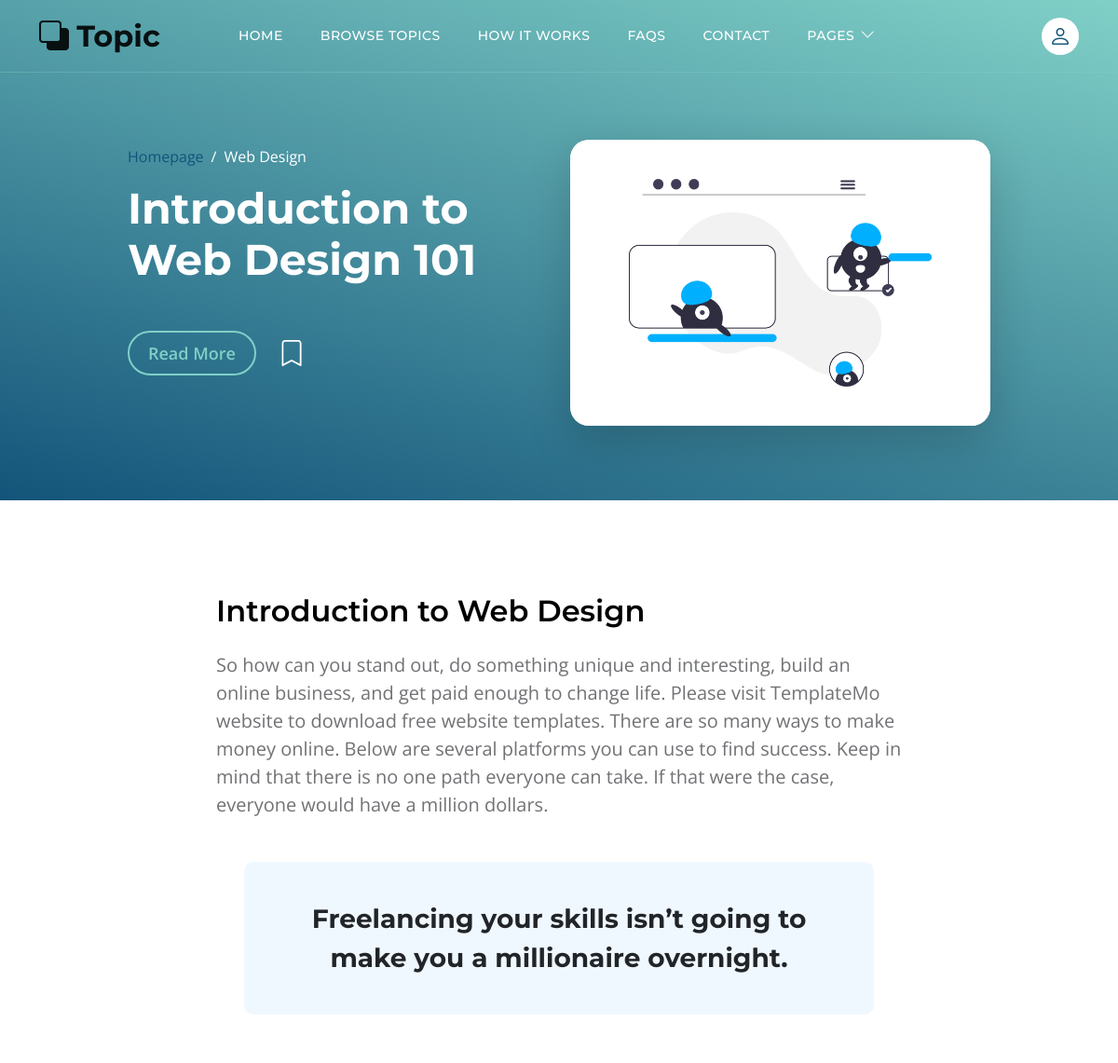
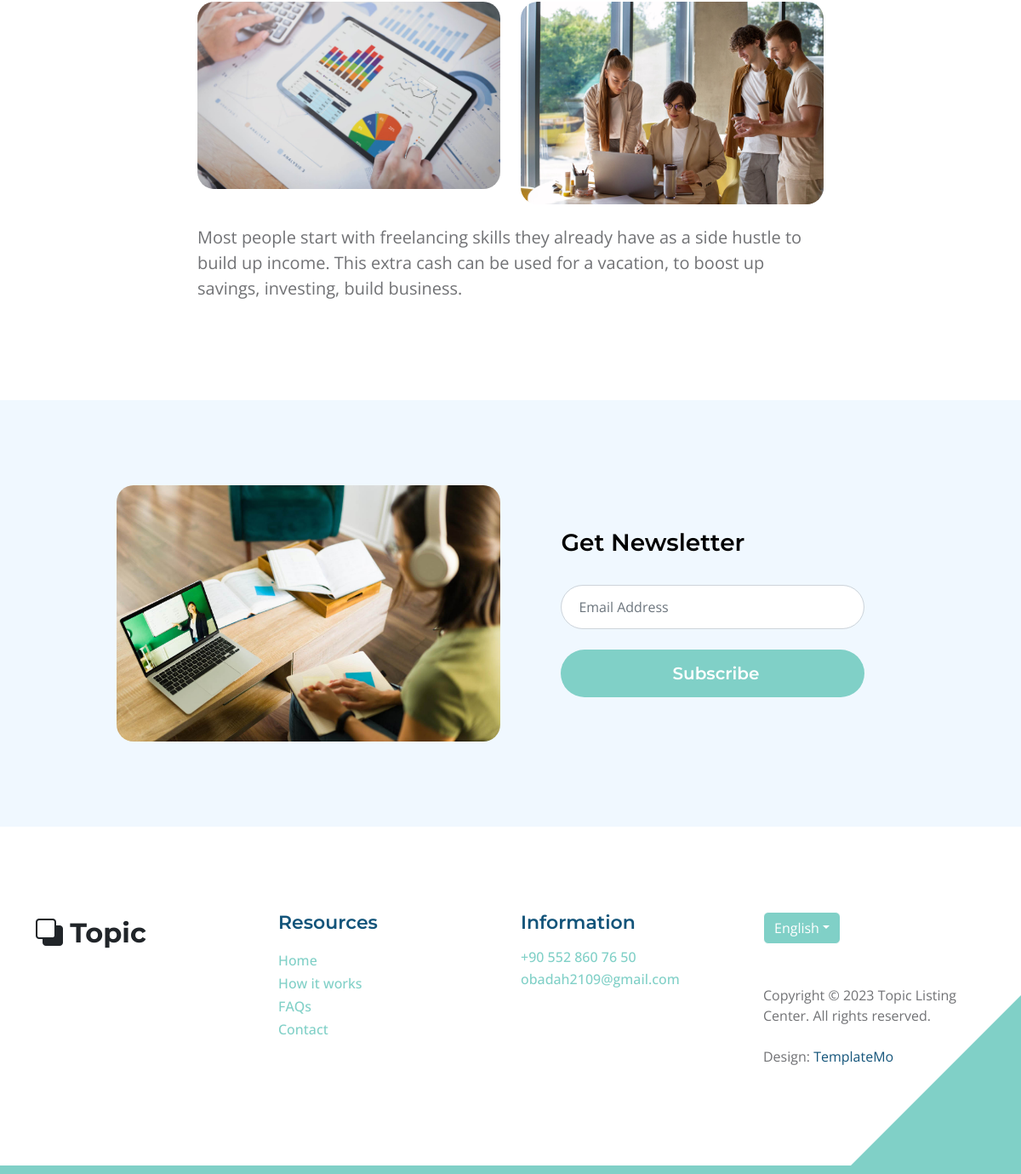
The app's page /topics-detail/2 with its own data (2 pictures, top to bottom).
### topic/models.py (models this page shows, shortened)
class Card(models.Model):
    title = models.CharField(max_length = 250)
    subtitle = models.CharField(max_length = 250)
    number = models.PositiveSmallIntegerField()
    page = models.OneToOneField('Page', on_delete = models.CASCADE)

class Page(models.Model):
    intro = models.CharField(max_length = 250)
    title = models.CharField(max_length = 250)
    body1 = models.TextField()
    img = models.ImageField()
    img1 = models.ImageField(null = True, blank = True, )
    img2 = models.ImageField(null = True, blank = True, )
    quote = models.CharField(null = True, blank = True, max_length = 250)
    body2 = models.TextField(null = True, blank = True)
    tag = models.ForeignKey('Tag', on_delete=models.CASCADE)

### topic/views.py (the view)
# urls.py: path('topics-detail/<int:card_id>', views.detail, name = 'detail'),
def detail(request, card_id):
    form = NewsForm()
    if request.method == 'POST':
        form = NewsForm(request.POST)
        if form.is_valid():
            form.save()
            messages.success(request, 'Your email was saved successfully')
            form = NewsForm()
    return render(request, 'topics-detail.html', {'form': form, 'card': Card.objects.get(id = card_id)})

### topic/forms.py
class NewsForm(forms.ModelForm):
    class Meta:
        model = Email
        fields = '__all__'
        widgets = {
            'email': forms.EmailInput({'placeholder': 'Email Address', 'class': 'form-control', 'id': 'subscribe-email'}),
        }

### topic/templates/topics-detail.html (shortened to what this page needs)
<!doctype html>
{% load static %}
<html lang="en">
    {% include 'header.html' %}
    <body id="top">
        <main>
            {% include 'navbar.html' %}
            <header class="site-header d-flex flex-column justify-content-center align-items-center">
                <div class="container">
                    <div class="row justify-content-center align-items-center">
                        <div class="col-lg-5 col-12 mb-5">
                            <nav aria-label="breadcrumb">
                                <ol class="breadcrumb">
                                    <li class="breadcrumb-item"><a href="{% url 'home' %}">Homepage</a></li>
                                    <li class="breadcrumb-item active" aria-current="page">{{ card.title }}</li>
                                </ol>
                            </nav>
                            <h2 class="text-white">{{ card.page.intro }}</h2>
                            <div class="d-flex align-items-center mt-5">
                                <a href="#topics-detail" class="btn custom-btn custom-border-btn smoothscroll me-4">Read More</a>
                                <a href="#top" class="custom-icon bi-bookmark smoothscroll"></a>
                            </div>
                        </div>
                        <div class="col-lg-5 col-12">
                            <div class="topics-detail-block bg-white shadow-lg">
                                <img src="{% static 'images/' %}{{ card.page.img }}" class="topics-detail-block-image img-fluid">
                            </div>
                        </div>
                    </div>
                </div>
            </header>
            <section class="topics-detail-section section-padding" id="topics-detail">
                <div class="container">
                    <div class="row">
                        <div class="col-lg-8 col-12 m-auto">
                            <h3 class="mb-4">{{ card.page.title }}</h3>
                            <p>{{ card.page.body1 }}</p>
                            <blockquote>{{ card.page.quote }}</blockquote>
                            <div class="row my-4">
                                {% if card.page.img1 %}
                                <div class="col-lg-6 col-md-6 col-12">
                                    <img src="{% static 'images/' %}{{ card.page.img1 }}" class="topics-detail-block-image img-fluid">
                                </div>
                                {% endif %}
                                {% if card.page.img2 %}
                                <div class="col-lg-6 col-md-6 col-12 mt-4 mt-lg-0 mt-md-0">
                                    <img src="{% static 'images/' %}{{ card.page.img2 }}" class="topics-detail-block-image img-fluid">
                                </div>
                                {% endif %}
                            </div>
                            <p>{{ card.page.body2 }}</p>
                        </div>
                    </div>
                </div>
            </section>
            <section class="section-padding section-bg">
                <div class="container">
                    <div class="row justify-content-center">
                        <div class="col-lg-5 col-12">
                            <img src="{% static 'images/rear-view-young-college-student.jpg' %}" class="newsletter-image img-fluid" alt="">
                        </div>
                        <div class="col-lg-5 col-12 subscribe-form-wrap d-flex justify-content-center align-items-center">
                            <form class="custom-form subscribe-form" action="#" method="post" role="form">
                                <h4 class="mb-4 pb-2">Get Newsletter</h4>
                                {{ form.email }}
                                <div class="col-lg-12 col-12">
                                    <button type="submit" class="form-control">Subscribe</button>
                                </div>
                            </form>
                        </div>
                    </div>
                </div>
            </section>
        </main>
        {% include 'footer.html' %}
    </body>
</html>

### topic/static/css/templatemo-topic-listing.css (style rules this page uses)
:root { --white-color: #ffffff; --primary-color: #13547a; --secondary-color: #80d0c7; --section-bg-color: #f0f8ff; --custom-btn-bg-color: #80d0c7; --custom-btn-bg-hover-color: #13547a; --dark-color: #000000; --p-color: #717275; --border-color: #7fffd4; --link-hover-color: #13547a; --body-font-family: 'Open Sans', sans-serif; --title-font-family: 'Montserrat', sans-serif; --h1-font-size: 58px; --h2-font-size: 46px; --h3-font-size: 32px; --h4-font-size: 28px; --h5-font-size: 24px; --h6-font-size: 22px; --p-font-size: 20px; --menu-font-size: 14px; --btn-font-size: 18px; --copyright-font-size: 16px; --border-radius-large: 100px; --border-radius-medium: 20px; --border-radius-small: 10px; --font-weight-normal: 400; --font-weight-medium: 500; --font-weight-semibold: 600; --font-weight-bold: 700; }
body { background-color: var(--white-color); font-family: var(--body-font-family); }
h2, h3, h4, h5, h6 { color: var(--dark-color); }
h1, h2, h3, h4, h5, h6 { font-family: var(--title-font-family); font-weight: var(--font-weight-semibold); }
h2 { font-size: var(--h2-font-size); font-weight: var(--font-weight-bold); }
h3 { font-size: var(--h3-font-size); }
h4 { font-size: var(--h4-font-size); }
p { color: var(--p-color); font-size: var(--p-font-size); font-weight: var(--font-weight-normal); }
a, button { touch-action: manipulation; transition: all 0.3s; }
a { display: inline-block; color: var(--primary-color); text-decoration: none; }
.section-padding { padding-top: 100px; padding-bottom: 100px; }
.section-bg { background-color: var(--section-bg-color); }
.custom-icon { color: var(--secondary-color); }
.custom-btn { background: var(--custom-btn-bg-color); border: 2px solid transparent; border-radius: var(--border-radius-large); color: var(--white-color); font-size: var(--btn-font-size); font-weight: var(--font-weight-semibold); line-height: normal; transition: all 0.3s; padding: 10px 20px; }
.custom-border-btn { background: transparent; border: 2px solid var(--custom-btn-bg-color); color: var(--custom-btn-bg-color); }
.site-header { background-image: linear-gradient(15deg, #13547a 0%, #80d0c7 100%); padding-top: 150px; padding-bottom: 80px; }
.site-header .container { height: 100%; }
.breadcrumb-item+.breadcrumb-item::before, .breadcrumb-item a:hover, .breadcrumb-item.active { color: var(--white-color); }
.site-header .custom-icon { color: var(--white-color); font-size: var(--h4-font-size); }
.topics-detail-block { border-radius: var(--border-radius-medium); position: relative; overflow: hidden; }
.topics-detail-block-image { display: block; border-radius: var(--border-radius-medium); }
blockquote { background-color: var(--section-bg-color); border-radius: var(--border-radius-small); font-family: var(--title-font-family); font-size: var(--h4-font-size); font-weight: var(--font-weight-bold); display: inline-block; text-align: center; margin: 30px; padding: 40px; }
.newsletter-image { border-radius: var(--border-radius-medium); }
.subscribe-form-wrap { padding: 50px; }
.subscribe-form { width: 95%; }
.custom-form .form-control { border-radius: var(--border-radius-large); color: var(--p-color); margin-bottom: 24px; padding-top: 13px; padding-bottom: 13px; padding-left: 20px; outline: none; }
.custom-form button[type="submit"] { background: var(--custom-btn-bg-color); border: none; border-radius: var(--border-radius-large); color: var(--white-color); font-family: var(--title-font-family); font-size: var(--p-font-size); font-weight: var(--font-weight-semibold); transition: all 0.3s; margin-bottom: 0; }

### records on screen
Card: title "Web Design", page.intro "Introduction to Web Design 101", page.img (picture), page "Introduction to Web Design", page.body1 "So how can you stand out, do something unique and interesting, build an online business, and get paid enough to change life. Please visit TemplateMo website to download free website templates. There are so many ways to make money online. Below are several platforms you can use to find success. Keep in mind that there is no one path everyone can take. If that were the case, everyone would have a million dollars.", page.quote "Freelancing your skills isn’t going to make you a millionaire overnight.", page.img1 (picture), page.img2 (picture), page.body2 "Most people start with freelancing skills they already have as a side hustle to build up income. This extra cash can be used for a vacation, to boost up savings, investing, build business."
